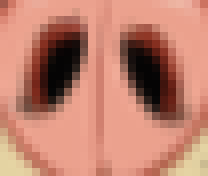
#> input picture CVIP_Lecture_4/smole_nose.png, 26 x 22 px (shown 8 times larger)
$ python whackabot.py
#> lines starting #> are read from the running program, lines starting #| are printed output that depends on the picture
#imports
from re import template
import cv2
import pyautogui
from time import sleep
import numpy as np

#No cooldown time
pyautogui.PAUSE = 0

#template and dimensions
template = cv2.imread("smole_nose.png")
#> template is the input picture: shape (22, 26, 3); mean B, G, R 110.3, 128.6, 191.3
template_gray = cv2.cvtColor(template, cv2.COLOR_RGB2GRAY)
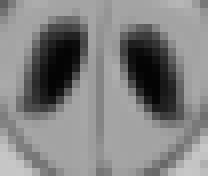
#> template_gray: shape (22, 26) (shown 8 times larger); min 4, max 199, mean 130.2
template_w, template_h = template_gray.shape[::-1]
#> template_w = 26; template_h = 22
# template_h, template_w = template_gray.shape

# game window dimensions (NOTE: THESE DIFFER BY SCREEN RESOLUTION!)
x, y, w, h = 2150, 620, 570, 417

#wait 3 seconds so we can set up the right screen
sleep(3)

#main loop
while True:

    #taking a screenshot and reading it in
    temp_image = pyautogui.screenshot(region= (x, y, w, h))
#> (the run stopped early here; a loop or call above may not have finished)

$ run again, with CVIP_Lecture_4/wheat.png copied over CVIP_Lecture_4/smole_nose.png
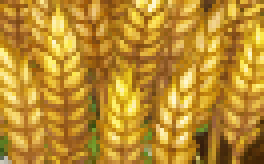
#> input picture CVIP_Lecture_4/wheat.png, 66 x 41 px (shown 4 times larger)
#> template is the input picture: shape (41, 66, 3); mean B, G, R 46.7, 141, 188
#> `template_gray = cv2.cvtColor(template, cv2.COLOR_RGB2GRAY)`:
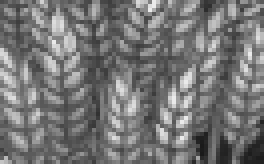
#> template_gray: shape (41, 66) (shown 4 times larger); min 26, max 234, mean 118.2
